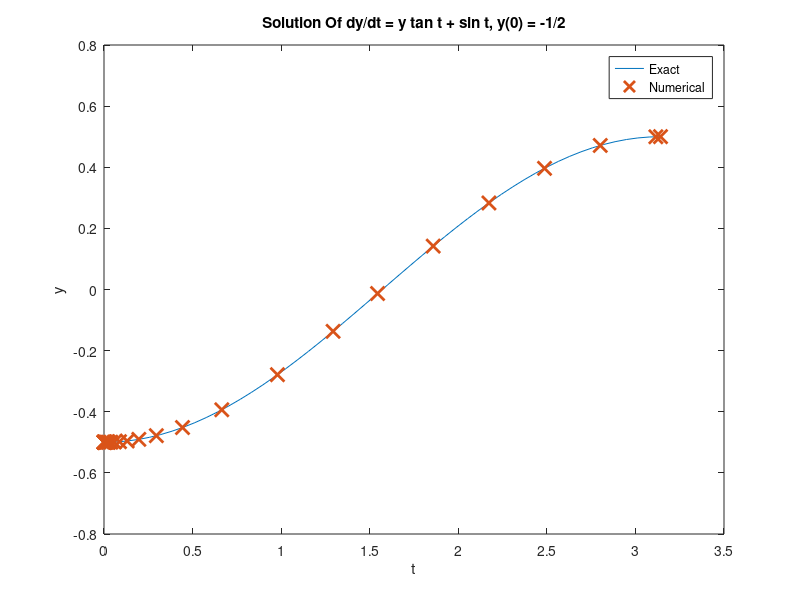

MATLAB code to generate this figure: (Note: this script raises an error after producing the figure.)
%% Integrator Lab: Solving First Order ODEs in MATLAB
% This lab will teach you to numerically solve first order ODEs using a built 
% in MATLAB integrator, |ode45|.  |ode45| is a good, general purpose tool for 
% integrating first order equations (and first order systems). It is not always 
% the right algorithm, but it is usually the right algorithm to try first.
% 
% You will learn how to use the |ode45| routine, how to interpolate between 
% points, and how MATLAB handles data structures.
% 
% Opening the m-file lab2.m in the MATLAB editor, step through each part using 
% cell mode to see the results. Compare the output with the PDF, which was generated 
% from this m-file.
% 
% There are six exercises in this lab that are to be handed in at the end of 
% the lab. Write your solutions in the template, including appropriate descriptions 
% in each step. Save the .m file and submit it online using Quercus.
%% Student Information
% Student Name: Mustafa Khan
% 
% Student Number: 1006717037
%% Set up an inline function representation of an ODE and solve it
% MATLAB has many built in routines for solving differential equations of the 
% form
% 
% |y' = f(t,y)|
% 
% We will solve them using |ode45|, a high precision integrator. To do this, 
% we will need to construct an inline function representation of |f|, an initial 
% condition, and specify how far we want MATLAB to integrate the problem. Once 
% we have set these, we pass the information to |ode45| to get the solution.
% 
% For a first example, we will solve the initial value problem
% 
% |y' = y, y(0) = 1|
% 
% which has as its answer |y = e^t|. 

% Set up the right hand side of the ODE as an inline function
f = @(t,y) y; 

% The initial conditions
t0 = 0;
y0 = 1;

% The time we will integrate until
t1 = 2;

soln = ode45(f, [t0, t1], y0);
%% Examining the output
% When we execute the |ode45|, it returns a data structure, stored in soln. 
% We can see the pieces of the data structure with a display command:

disp(soln);
%% Understanding the components of the solution data structure
% The most important elements of the data structure are stored in the |x| and 
% |y| components of the structure; these are vectors. Vectors |x| and |y| contain 
% the points at which the numerical approximation to the initial value problem 
% has been computed. In other words, |y(j)| is the approximate value of the solution 
% at |x(j)|.
% 
% *NOTE:* Even though we may be studying a problem like |u(t)| or |y(t)|, MATLAB 
% will always use |x| for the independent variable and |y| for the dependent variable 
% in the data structure.
% 
% Pieces of the data structure can be accessed using a period, as in C/C++ or 
% Java. See the examples below:

% Display the values of |t| at which |y(t)| is approximated
fprintf(' Vector of t values: ');
disp(soln.x);
% Display the the corresponding approximations of |y(t)|
fprintf(' Vector of y values: ');
disp(soln.y);

% Display the approximation of the solution at the 3rd point:
fprintf(' Third element of the vector of t values: %g\n',soln.x(3));
fprintf(' Third element of the vector of y values: %g\n',soln.y(3));
%% Visualizing and comparing the solution
% We can now visualize the solution at the computed data points and compare 
% with the exact solution.

% Construct the exact solution
tt = linspace(0,2,50);
yy = exp(tt);

% Plot both on the same figure, plotting the approximation with x's
plot(tt, yy, soln.x, soln.y, 'x', 'MarkerSize',10, 'LineWidth', 2);
% NOTE: the MarkerSize and LineWidth are larger than their defaults of 6
% and 1, respectively.  This makes the print out more readable.

% Add a label to the axis and a legend
xlabel('t');
title('Solution Of dy/dt = y, y(0) = 1');
legend('Exact', 'Numerical','Location','Best');
%% Exercise 1
% Objective: Solve an initial value problem and plot both the numerical approximation 
% and the corresponding exact solution.
% 
% Details: Solve the IVP
% 
% |y' = y tan t + sin t, y(0) = -1/2|
% 
% from |t = 0| to |t = pi|.
% 
% Compute the exact solution (by hand), and plot both on the same figure for 
% comparison, as above.
% 
% Your submission should show the construction of the inline function, the use 
% of ode45 to obtain the solution, a construction of the exact solution, and a 
% plot showing both. In the comments, include the exact solution.
% 
% Label your axes and include a legend.

% Set up the right hand side of the ODE as an inline function
f = @(t,y) y .* tan(t) + sin(t); 

% The initial conditions
t0 = 0;
y0 = -(1/2);

% The time we will integrate until
t1 = pi;

soln = ode45(f, [t0, t1], y0);


% Examining the output
disp(soln);

%%

% Display the values of |t| at which |y(t)| is approximated
fprintf(' Vector of t values: ');
disp(soln.x);
% Display the the corresponding approximations of |y(t)|
fprintf(' Vector of y values: ');
disp(soln.y);

%%
%Visualizing and comparing the solution

% By using the method of integrating factor and multiplying the ODE in
% stanard form by mu(x) = cos(x), you get the solution shown in yy.

tt = linspace(0,pi,50);
yy = (sin(tt).^2 ./ (2.*cos(tt))) - (1 ./ (2.*cos(tt)));

% Plot both on the same figure, plotting the approximation with x's
plot(tt, yy, soln.x, soln.y, 'x', 'MarkerSize',10, 'LineWidth', 2);
% NOTE: the MarkerSize and LineWidth are larger than their defaults of 6
% and 1, respectively.  This makes the print out more readable.

% Add a label to the axis and a legend
xlabel('t');
ylabel('y');
title('Solution Of dy/dt = y tan t + sin t, y(0) = -1/2');
legend('Exact', 'Numerical','Location','Best');
%% Computing an approximation at a specific point
% As you should be able to see by examining |soln.x|, ode45 returns the solution 
% at a number of points between |t0| and |t1|. But sometimes we want to know the 
% solution at some intermediate point.
% 
% To obtain this value, we need to interpolate it in a consistent way. Fortunately, 
% MATLAB provides a convenient function, |deval|, specifically for this.

% Compute the solution at t = .25:
deval(soln, .25)

% Compute the solution at t = 1.6753:
fprintf(' Solution at 1.6753: %g\n', deval(soln, 1.6753));

% Compute the solution at 10 grid points between .45 and 1.65:
tinterp = linspace(.45, 1.65, 10);
deval(soln, tinterp)

% Alternatively:
deval(soln, linspace(.45, 1.65, 10))
%% Exercise 2
% Objective: Interpolate a solution at a number of grid points
% 
% Details: For the solution you computed in exercise 1, use deval to compute 
% the interpolated values at 10 grid points between 2 and 3.

% Compute the solution at 10 grid points between .45 and 1.65:
tinterp = linspace(2, 3, 10);
deval(soln, tinterp)
%% Errors, Step Sizes, and Tolerances
% As you may have noticed, in contrast to the IODE software, at no point do 
% we set a step size for our solution. Indeed, the step size is set adaptively 
% to conform to a specified error tolerance. 
% 
% Roughly speaking, given the solution at |(t_j, y_j)|, |ode45| computes two 
% approximations of the solution at |t_{j+1} = t_j + h|; one is of greater accuracy 
% than the other. If the difference is below a specified tolerance, the step is 
% accepted and we continue. Otherwise the step is rejected and the smaller step 
% size, |h|, is used; it is often halved.
% 
% We can compute the global truncation error at each solution point, figure 
% out the maximum error, and visualize this error (on a linear-log scale):

% Compute the exact solution
yexact = exp(soln.x);

% Compute the point-wise error; note the use of MATLAB's vectorization
err = abs(yexact - soln.y);

disp(err);

fprintf('maximum error: %g \n', max(err));

semilogy(soln.x, err, 'LineWidth', 2);
xlabel('t');
title('Error Of Numerical Solution');
ylabel('error');
%% Exercise 3
% Objective: Examine the error of a solution generated by |ode45|
% 
% Details: For your solution to exercise 1, compute the point-wise error, identify 
% the maximum value of the error, and visualize the error on a linear-log plot 
% (use semilogy to plot the log of the error vs. t). Write in the comments where 
% the error is largest, and give a brief (1-2 sentences) explanation of why it 
% is largest there. Make sure to label your axes.

% Compute the exact solution
yexact = (sin(soln.x).^2 ./ (2.*cos(soln.x))) - (1 ./ (2.*cos(soln.x)));

% Compute the point-wise error; note the use of MATLAB's vectorization
err = abs(yexact - soln.y);

disp(err);

fprintf('maximum error: %g \n', max(err));

semilogy(soln.x, err, 'LineWidth', 2);
xlabel('t');
title('Error Of Numerical Solution For dy/dt = y tan t + sin t, y(0) = -1/2');
ylabel('error');
%% 
% The reason there is a large error around 1.5 (roughly equal to pi/2) is because 
% the original ODE contains a tan(t) term. We know that tan(pi/2) is undefined 
% as there is a vertical asymptote there. For values of t < pi/2, this means tan(t) 
% is a really large positive number (tending towards positive infinity) while 
% for t > pi/2 tan(t) is a really large negative number (tending towards negative 
% infinity). Since ode45 and numerical solvers of the sort work in steps, this 
% large discrepancy in values must mean that the numerical approximation about 
% pi/2 is not similar to the exact answer. Therefore, the error of the numerical 
% solution about t=1.5 is high.
%% Exercise 4
% Objective: Solve and visualize a nonlinear ode using ode45
% 
% Details: Solve the IVP
% 
% |y' = 1 / y^2 , y(1) = 1|
% 
% from |t=1| to |t=10| using |ode45|. Find the exact solution and compute the 
% maximum point-wise error. Then plot the approximate solution and the exact solution 
% on the same axes.
% 
% Your solution should show the definition of the inline function, the computation 
% of its solution in this interval, the computation of the exact solution at the 
% computed grid points, the computation of the maximum error, and a plot of the 
% exact and approximate solutions. Your axes should be appropriately labeled and 
% include a legend.

% Set up the right hand side of the ODE as an inline function
g = @(t,y) 1/(y.^2); 

% The initial conditions
t0 = 1;
y0 = 1;

% The time we will integrate until
t1 = 10;

g_soln = ode45(g, [t0, t1], y0);

% Examining the output
disp(g_soln);
%%
% Display the values of |t| at which |y(t)| is approximated
fprintf(' Vector of t values: ');
disp(g_soln.x);
% Display the the corresponding approximations of |y(t)|
fprintf(' Vector of y values: ');
disp(g_soln.y);
%%
%Visualizing and comparing the solution

% By using the method of seperable variables and plugging in the initial
% conditions, we observe that the solution to the ODE is in gg.
gg = ((3.*g_soln.x -2).^(1/3));

% Plot both on the same figure, plotting the approximation with x's
plot(g_soln.x, gg, g_soln.x, g_soln.y, 'x', 'MarkerSize',10, 'LineWidth', 2);
% NOTE: the MarkerSize and LineWidth are larger than their defaults of 6
% and 1, respectively.  This makes the print out more readable.

% Add a label to the axis and a legend
xlabel('t');
ylabel('y');
title('Solution Of dy/dt = 1 / y^2 , y(1) = 1');
legend('Exact', 'Numerical','Location','Best');


% Compute the point-wise error; note the use of MATLAB's vectorization
err = abs(gg - g_soln.y);

disp(err);

fprintf('maximum error: %g \n', max(err)); %Max Error: 0.0017188
%% 
% 
%% Exercise 5
% Objective: Solve and visualize an ODE that cannot be solved by hand with |ode45|.
% 
% Details: Solve the IVP
% 
% |y' = 1 - t y / 2, y(0) = -1|
% 
% from |t=0| to |t=10|. 
% 
% Your solution should show you defining the inline function, computing the 
% solution in this interval, and plotting it.
% 
% Your axes should be appropriately labeled

% Set up the right hand side of the ODE as an inline function
h = @(t,y) 1 - t.*y/2; 

% The initial conditions
t0 = 0;
y0 = -1;

% The time we will integrate until
t1 = 10;

h_soln = ode45(h, [t0, t1], y0);

% Examining the output
disp(h_soln);
%%
% Display the values of |t| at which |y(t)| is approximated
fprintf(' Vector of t values: ');
disp(h_soln.x);
% Display the the corresponding approximations of |y(t)|
fprintf(' Vector of y values: ');
disp(h_soln.y);
%%
%Visualizing the solution
plot(h_soln.x, h_soln.y,'LineWidth', 2);

% Add a label to the axis and a legend
xlabel('t');
ylabel('y');
title('Plot Of Solution For dy/dt = 1 - t y / 2, y(0) = -1')
legend('Numerical','Location','Best');
%% Exercise 6 - When things go wrong
% Objective: Solve an ode and explain the warning message
% 
% Details: Solve the IVP:
% 
% |y' = y^3 - t^2, y(0) = 1|
% 
% from |t=0| to |t=1|. 
% 
% Your solution should show you defining the inline function, and computing 
% the solution in this interval.
% 
% If you try to plot the solution, you should find that the solution does not 
% make it all the way to t = 1.
% 
% In the comments explain why MATLAB generates the warning message that you 
% may see, or fails to integrate all the way to t=1. HINT: Try plotting the direction 
% field for this with IODE.

% Set up the right hand side of the ODE as an inline function
j = @(t,y) y.^3 - t.^2; 

% The initial conditions
t0 = 0;
y0 = 1;

% The time we will integrate until
t1 = 1;

j_soln = ode45(j, [t0, t1], y0);

% Examining the output
disp(j_soln);
%%
% Display the values of |t| at which |y(t)| is approximated
fprintf(' Vector of t values: ');
disp(j_soln.x);
% Display the the corresponding approximations of |y(t)|
fprintf(' Vector of y values: ');
disp(j_soln.y);
%%
%Visualizing the solution
plot(j_soln.x, j_soln.y,'LineWidth', 2);

% Add a label to the axis and a legend
xlabel('t');
ylabel('y');
title('Plot Of Solution For dy/dt  = y^3 - t^2, y(0) = 1')
legend('Numerical','Location','Best');
%% 
% Notice how the plot of the numerical solution is convex or tends towards positive 
% infinity at around t=0.5. Therefore, a solution cannot be found due to this 
% behaviour as ode45 cannot produce step sizes small enough to accomodate for 
% a rapidly increasing y value. Furthermore, as we can see in the iode plot of 
% the ODE, within the given interval of 0 to 1, the ODE diverges to positive infinity 
% at the given initial conditions. If the intiial conditions were a bit different, 
% it could also potentially diverge to negative infinity. This is why the numerical 
% solver could not approximate a solution as the ODE blows up in value and so 
% an error was raised.
% 
% 
% 
%